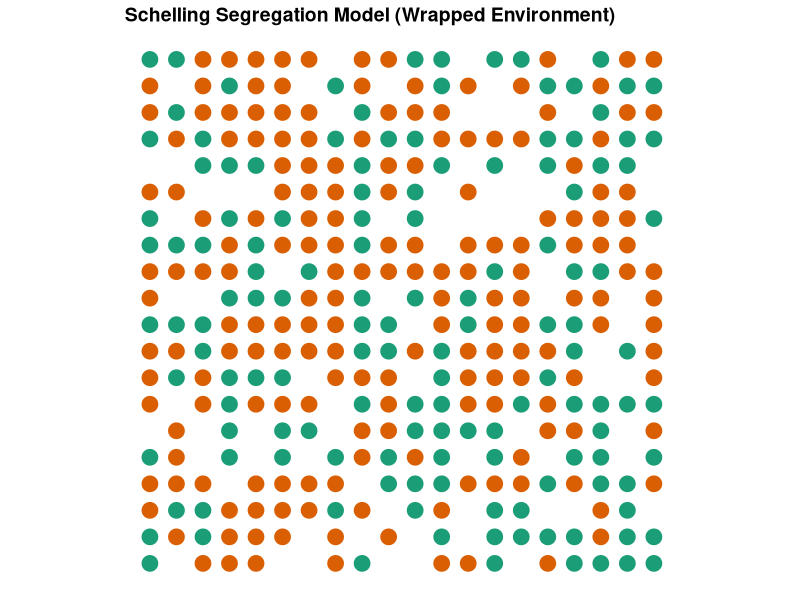
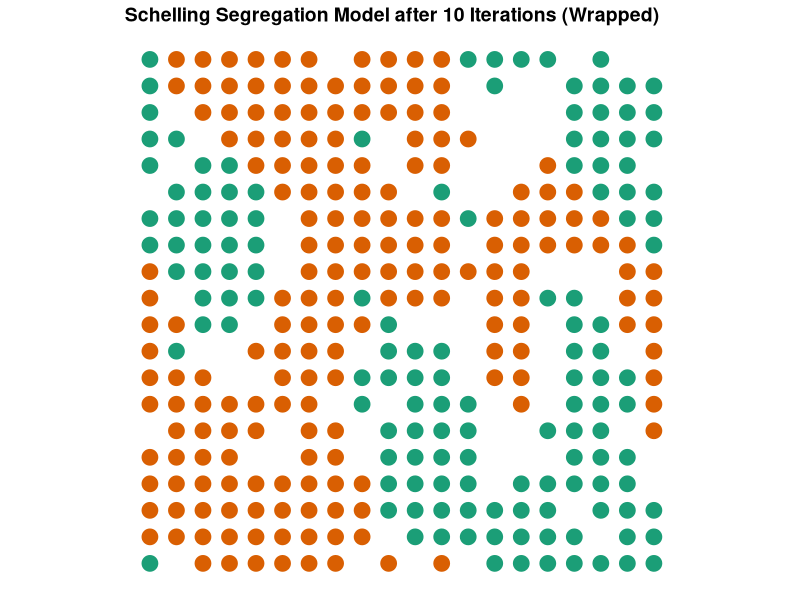
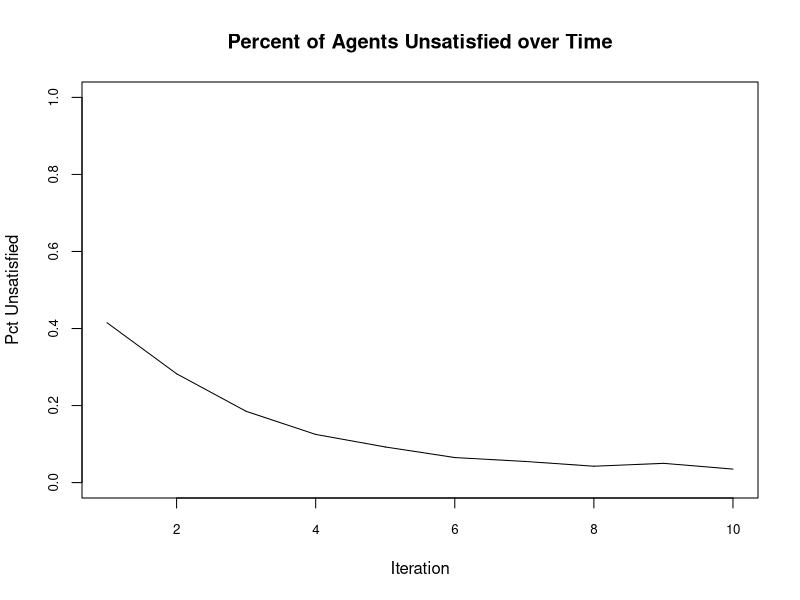
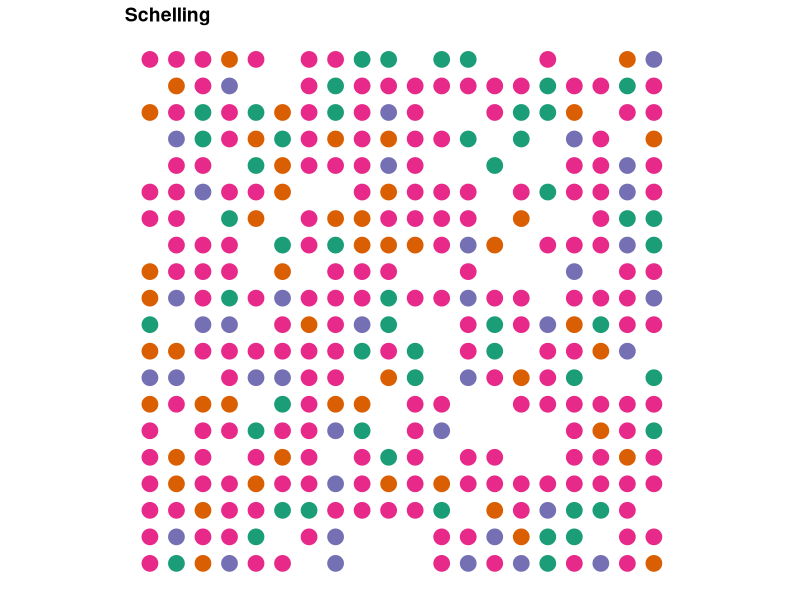

These figures' R source, in order: (Note: a time limit stopped this script after it produced the figures.)
# Schelling Segregation Model with uneven preferences (wrapped universe)
# This first model casts a wrapped universe with variable dimensions, number of races, pct empty, and dominant race
# share
# Iterates allowing the majority and minority races to have different preferences for neighbor homogeneity
# All models based on on David Zimmerman's example at: https://www.r-bloggers.com/agent-based-modelling-with-data-table-or-how-to-model-urban-migration-with-r/

# The first function initiates the Schelling universe, taking a specified grid size, 
# number of races, percent of empty cells, and percent of agents of the dominant race
initiateSchelling_wrapped <- function(dimensions = c(10, 10), n_races = 4, perc_empty = 0.2, perc_maj = .75){
  require(data.table)
  dims <<- dimensions
  races <<- colours()[1:n_races] # create "races" based on colors
  
  # get number of homes (equal to number of cells)
  n_homes = prod(dimensions)
  # calculates the number of agents (cells minus the percent of empty homes)
  count_agents <- floor(n_homes * (1 - perc_empty))
  
  # the characteristics that a home can have -- either empty or a particular race
  races <- c("empty", races)
  # the probabilities of a home having each characteristic: 
  #   probability of a cell being empty, of being occupied by the dominant race conditional on not being empty, 
  #   and of being in a minority race conditional on not being empty
  probabilities <- c(perc_empty, 
                     (1-perc_empty)*perc_maj, 
                     rep((1 - perc_empty - (1-perc_empty)*perc_maj)/(n_races-1), times = n_races-1)
  )
  
  # cast the schelling data.table in the global environment
  schelling <<- data.table(id = 1:prod(dimensions),
                           x = rep(1:dimensions[1], 
                                   dimensions[2]),
                           y = rep(1:dimensions[2], 
                                   each = dimensions[1]),
                           race = sample(x = races, 
                                         size = n_homes, 
                                         prob = probabilities,
                                         replace = TRUE),
                           unsatisfied = rep(NA, prod(dimensions))) # leave this column empty to fill later
}

#Plots the grid
plotSchelling <- function(title){
  require(data.table)
  require(ggplot2)
  require(RColorBrewer)
  # get races to get the right number of colors
  races <- unique(schelling$race)
  
  # find the dimensions of the grid to get the best dot size
  dims <- c(max(schelling$x), max(schelling$y))
  
  # create colors
  # check if there are 3 or fewer races, 
  # RColorBrewer otherwise
  if (length(races) <= 3) {
    colors <- brewer.pal(3, "Dark2")
  } else {
    colors <- brewer.pal(length(races), "Dark2")
  }
  
  # plot the graph  
  p <- ggplot(data = schelling[race != "empty"], 
              aes(x = x, y = y, color = race)) + 
    # resize dots to grid
    geom_point(size = 100/sqrt(prod(dims))) +  
    scale_colour_manual(values = colors) + 
    # theme: mostly blank
    theme_bw() + 
    theme(axis.line = element_blank(),
          axis.text.x = element_blank(),
          axis.text.y = element_blank(),
          axis.ticks = element_blank(),
          axis.title.x = element_blank(),
          axis.title.y = element_blank(),
          legend.position = "none",
          panel.background = element_blank(),
          panel.border = element_blank(),
          panel.grid.major = element_blank(),
          panel.grid.minor = element_blank(),
          plot.background = element_blank(),
          plot.title = element_text(lineheight=3, 
                                    face="bold", 
                                    color="black", 
                                    size=14)) +
    # fix axes to avoid distortion in the picture
    coord_fixed(ratio = 1) + 
    # add the title
    ggtitle(title)
  
  return(p)
}

# For each iteration, each agent checks whether the pct of like neighbors is below their preference threshold
# Moves to empty cell or cell of fellow unsatisfied agent if not
iterate_wrapped <- function(n = 10, dom_sim_threshold = .9, min_sim_threshold = .1){
  require(data.table)
  # subfunction that checks for a given x and y value if the agent is unsatisfied (returns TRUE or FALSE)
  is.unsatisfied_wrapped <- function(x_value, y_value, 
                                     dom_sim_threshold = dom_sim_threshold,
                                     min_sim_threshold = min_sim_threshold){
    # gets the race and id for the agent
    cur_race <- schelling[x == x_value & y == y_value, race]
    cur_id <- schelling[x == x_value & y == y_value, id]
    
    #sub-subfunction to identify agent's neighbors
    select.neighbors <- function(dimensions){
      
      #Identify coordinates of neighbors (adjusts wrapping based on position of agent)
      neighbors <- as.data.frame(matrix(NA, nrow = 8, ncol = 2))
      if(x_value == 1 & y_value == 1){
        neighbors[1,] <- schelling[x == dimensions[1] & y == y_value+1, 2:3]
        neighbors[2,] <- schelling[x == x_value & y == y_value+1, 2:3]
        neighbors[3,] <- schelling[x == x_value+1 & y == y_value+1, 2:3]
        neighbors[4,] <- schelling[x == dimensions[1] & y == y_value, 2:3]
        neighbors[5,] <- schelling[x == x_value+1 & y == y_value, 2:3]
        neighbors[6,] <- schelling[x == dimensions[1] & y == dimensions[2], 2:3]
        neighbors[7,] <- schelling[x == x_value & y == dimensions[2], 2:3]
        neighbors[8,] <- schelling[x == x_value+1 & y == dimensions[2], 2:3]
      }
      if(x_value == 1 & y_value %in% c(2:(dimensions[2]-1))){
        neighbors[1,] <- schelling[x == dimensions[1] & y == y_value+1, 2:3]
        neighbors[2,] <- schelling[x == x_value & y == y_value+1, 2:3]
        neighbors[3,] <- schelling[x == x_value+1 & y == y_value+1, 2:3]
        neighbors[4,] <- schelling[x == dimensions[1] & y == y_value, 2:3]
        neighbors[5,] <- schelling[x == x_value+1 & y == y_value, 2:3]
        neighbors[6,] <- schelling[x == dimensions[1] & y == y_value-1, 2:3]
        neighbors[7,] <- schelling[x == x_value & y == y_value-1, 2:3]
        neighbors[8,] <- schelling[x == x_value+1 & y == y_value-1, 2:3]
      }
      if(x_value == 1 & y_value == dimensions[2]){
        neighbors[1,] <- schelling[x == dimensions[1] & y == 1, 2:3]
        neighbors[2,] <- schelling[x == x_value & y == 1, 2:3]
        neighbors[3,] <- schelling[x == x_value+1 & y == 1, 2:3]
        neighbors[4,] <- schelling[x == dimensions[1] & y == y_value, 2:3]
        neighbors[5,] <- schelling[x == x_value+1 & y == y_value, 2:3]
        neighbors[6,] <- schelling[x == dimensions[1] & y == y_value-1, 2:3]
        neighbors[7,] <- schelling[x == x_value & y == y_value-1, 2:3]
        neighbors[8,] <- schelling[x == x_value+1 & y == y_value-1, 2:3]
      }
      if(x_value %in% c(2:(dimensions[1]-1)) & y_value == 1){
        neighbors[1,] <- schelling[x == x_value-1 & y == y_value+1, 2:3]
        neighbors[2,] <- schelling[x == x_value & y == y_value+1, 2:3]
        neighbors[3,] <- schelling[x == x_value+1 & y == y_value+1, 2:3]
        neighbors[4,] <- schelling[x == x_value-1 & y == y_value, 2:3]
        neighbors[5,] <- schelling[x == x_value+1 & y == y_value, 2:3]
        neighbors[6,] <- schelling[x == x_value-1 & y == dimensions[2], 2:3]
        neighbors[7,] <- schelling[x == x_value & y == dimensions[2], 2:3]
        neighbors[8,] <- schelling[x == x_value+1 & y == dimensions[2], 2:3]
      }
      if(x_value %in% c(2:(dimensions[1]-1)) & y_value %in% c(2:(dimensions[2]-1))){
        neighbors[1,] <- schelling[x == x_value-1 & y == y_value+1, 2:3]
        neighbors[2,] <- schelling[x == x_value & y == y_value+1, 2:3]
        neighbors[3,] <- schelling[x == x_value+1 & y == y_value+1, 2:3]
        neighbors[4,] <- schelling[x == x_value-1 & y == y_value, 2:3]
        neighbors[5,] <- schelling[x == x_value+1 & y == y_value, 2:3]
        neighbors[6,] <- schelling[x == x_value-1 & y == y_value-1, 2:3]
        neighbors[7,] <- schelling[x == x_value & y == y_value-1, 2:3]
        neighbors[8,] <- schelling[x == x_value+1 & y == y_value-1, 2:3] 
      }
      if(x_value %in% c(2:(dimensions[1]-1)) & y_value == dimensions[2]){
        neighbors[1,] <- schelling[x == x_value-1 & y == 1, 2:3]
        neighbors[2,] <- schelling[x == x_value & y == 1, 2:3]
        neighbors[3,] <- schelling[x == x_value+1 & y == 1, 2:3]
        neighbors[4,] <- schelling[x == x_value-1 & y == y_value, 2:3]
        neighbors[5,] <- schelling[x == x_value+1 & y == y_value, 2:3]
        neighbors[6,] <- schelling[x == x_value-1 & y == y_value-1, 2:3]
        neighbors[7,] <- schelling[x == x_value & y == y_value-1, 2:3]
        neighbors[8,] <- schelling[x == x_value+1 & y == y_value-1, 2:3]
      }
      if(x_value == dimensions[1] & y_value == 1){
        neighbors[1,] <- schelling[x == x_value-1 & y == y_value+1, 2:3]
        neighbors[2,] <- schelling[x == x_value & y == y_value+1, 2:3]
        neighbors[3,] <- schelling[x == 1 & y == y_value+1, 2:3]
        neighbors[4,] <- schelling[x == x_value-1 & y == y_value, 2:3]
        neighbors[5,] <- schelling[x == 1 & y == y_value, 2:3]
        neighbors[6,] <- schelling[x == x_value-1 & y == dimensions[2], 2:3]
        neighbors[7,] <- schelling[x == x_value & y == dimensions[2], 2:3]
        neighbors[8,] <- schelling[x == 1 & y == dimensions[2], 2:3]
      }
      if(x_value == dimensions[1] & y_value %in% c(2:(dimensions[2]-1))){
        neighbors[1,] <- schelling[x == x_value-1 & y == y_value+1, 2:3]
        neighbors[2,] <- schelling[x == x_value & y == y_value+1, 2:3]
        neighbors[3,] <- schelling[x == 1 & y == y_value+1, 2:3]
        neighbors[4,] <- schelling[x == x_value-1 & y == y_value, 2:3]
        neighbors[5,] <- schelling[x == 1 & y == y_value, 2:3]
        neighbors[6,] <- schelling[x == x_value-1 & y == y_value-1, 2:3]
        neighbors[7,] <- schelling[x == x_value & y == y_value-1, 2:3]
        neighbors[8,] <- schelling[x == 1 & y == y_value-1, 2:3]
      }
      if(x_value == dimensions[1] & y_value == dimensions[2]){
        neighbors[1,] <- schelling[x == x_value-1 & y == 1, 2:3]
        neighbors[2,] <- schelling[x == x_value & y == 1, 2:3]
        neighbors[3,] <- schelling[x == 1 & y == 1, 2:3]
        neighbors[4,] <- schelling[x == x_value-1 & y == y_value, 2:3]
        neighbors[5,] <- schelling[x == 1 & y == y_value, 2:3]
        neighbors[6,] <- schelling[x == x_value-1 & y == y_value-1, 2:3]
        neighbors[7,] <- schelling[x == x_value & y == y_value-1, 2:3]
        neighbors[8,] <- schelling[x == 1 & y == y_value-1, 2:3]
      }
      names(neighbors) <- c("x","y")
      
      ids <- schelling[x %in% neighbors$x & y %in% neighbors$y, id]
      
      return(ids)
    }
    # checks if the home is empty
    if (cur_race == "empty"){
      return(FALSE) # empty houses can't be unsatisfied
    }else{
      neighbor.ids <- select.neighbors(dimensions = dims)
      
      # counts simliar neighbors
      count_similar <- sum(schelling[id %in% neighbor.ids, 
                                     id != cur_id &
                                       race == cur_race])
      # counts different neighbors
      count_different <- sum(schelling[id %in% neighbor.ids, 
                                       id != cur_id &
                                         race != cur_race & 
                                         race != "empty"])
      
      # calculates the ratio
      ratio <- count_similar/(count_similar + count_different)
      
      # returns TRUE if the ratio is less than or equal to the threshold
      if(cur_race == races[1]){
        return(ratio <= dom_sim_threshold)
      }else{
        return(ratio <= min_sim_threshold)
      }
    }
  }
  
  # creates a ProgressBar
  pb <- txtProgressBar(min = 0, max = 1, style = 3)
  # and tracks time
  t <- Sys.time()
  
  #sets empty vector of ratios
  ratios.unsatisfied <<- c(NULL)
  
  # iterates
  for (iterate in 1:n){
    # fills the boolean vector "unsatisfied" 
    # indicates if the household is unsatisfied 
    schelling[, unsatisfied := is.unsatisfied_wrapped(x_value = x, 
                                                      y_value = y, 
                                                      dom_sim_threshold = dom_sim_threshold,
                                                      min_sim_threshold = min_sim_threshold),
              by = 1:nrow(schelling)]
    #hacky fix for NAs, which appear to happen when the ratio exactly equals the threshold (and should therefore evaluate to satisfied)
    schelling$unsatisfied[is.na(schelling$unsatisfied)] <- FALSE
    
    ratio.unsatisfied <- sum(schelling$unsatisfied)/nrow(schelling)
    ratios.unsatisfied <<- c(ratios.unsatisfied, ratio.unsatisfied)
    
    # move unsatisfied agents to an empty house
    # find the IDs that are empty where agents can migrate to
    emptyIDs <- schelling[race == "empty", id] # finds the id of empty houses
    
    # finds the origin of the agents moving, 
    oldIDs <- schelling[(unsatisfied), id] # origin
    
    # generates new IDs for each household moving
    # note that households can move to the house of other moving agents
    # in this version, agents can (by a small chance) choose to "move" to their 
    # existing home
    newIDs <- sample(x = c(emptyIDs, oldIDs), 
                     size = length(oldIDs), 
                     replace = F) # target
    
    # cast a new data.table showing migration from origin_id to target-id
    transition <- data.table(origin = oldIDs, 
                             oldRace = schelling[id %in% oldIDs, race],
                             target = newIDs)
    
    # move agents to the new homes
    schelling[id %in% transition$origin]$race = "empty"
    schelling[id %in% transition$target]$race = transition$oldRace
    
    # orders and reset schelling
    schelling <<- schelling[order(id)]
    
    # updates the ProgressBar
    setTxtProgressBar(pb, iterate/n)
  }
  close(pb)
  timedif <- Sys.time() - t
  
  # print out statistics for the calculation time
  print(paste0("Time for calculation in seconds: ", round(timedif, 3), " or: ",
               round(n / as.numeric(timedif), 3), " iterations per second"))
  print(ratios.unsatisfied)
  plotSchelling(title = paste0("Schelling Segregation Model after ", n, " Iterations (Wrapped)"))
}

# In this version, everything is the same except unsatisfied agents move to NEAREST AVAILABLE cell
# For each iteration, each agent checks whether the pct of like neighbors is below their preference threshold
# Moves to NEAREST empty cell or cell of fellow unsatisfied agent if not, unless that cell has already been taken (in which case moves to next nearest)

iterate_wrapped_nearest <- function(n = 10, dom_sim_threshold = .9, min_sim_threshold = .1){
  require(data.table)
  # subfunction that checks for a given x and y value if the agent is 
  # unsatisfied (returns TRUE or FALSE)
  is.unsatisfied_wrapped <- function(x_value, y_value, 
                                     dom_sim_threshold = dom_sim_threshold,
                                     min_sim_threshold = min_sim_threshold){
    # gets the race and id for the agent
    cur_race <- schelling[x == x_value & y == y_value, race]
    cur_id <- schelling[x == x_value & y == y_value, id]
    
    #sub-subfunction to identify agent's neighbors
    select.neighbors <- function(dimensions){
      
      #Identify coordinates of neighbors (adjusts wrapping based on position of agent)
      neighbors <- as.data.frame(matrix(NA, nrow = 8, ncol = 2))
      if(x_value == 1 & y_value == 1){
        neighbors[1,] <- schelling[x == dimensions[1] & y == y_value+1, 2:3]
        neighbors[2,] <- schelling[x == x_value & y == y_value+1, 2:3]
        neighbors[3,] <- schelling[x == x_value+1 & y == y_value+1, 2:3]
        neighbors[4,] <- schelling[x == dimensions[1] & y == y_value, 2:3]
        neighbors[5,] <- schelling[x == x_value+1 & y == y_value, 2:3]
        neighbors[6,] <- schelling[x == dimensions[1] & y == dimensions[2], 2:3]
        neighbors[7,] <- schelling[x == x_value & y == dimensions[2], 2:3]
        neighbors[8,] <- schelling[x == x_value+1 & y == dimensions[2], 2:3]
      }
      if(x_value == 1 & y_value %in% c(2:(dimensions[2]-1))){
        neighbors[1,] <- schelling[x == dimensions[1] & y == y_value+1, 2:3]
        neighbors[2,] <- schelling[x == x_value & y == y_value+1, 2:3]
        neighbors[3,] <- schelling[x == x_value+1 & y == y_value+1, 2:3]
        neighbors[4,] <- schelling[x == dimensions[1] & y == y_value, 2:3]
        neighbors[5,] <- schelling[x == x_value+1 & y == y_value, 2:3]
        neighbors[6,] <- schelling[x == dimensions[1] & y == y_value-1, 2:3]
        neighbors[7,] <- schelling[x == x_value & y == y_value-1, 2:3]
        neighbors[8,] <- schelling[x == x_value+1 & y == y_value-1, 2:3]
      }
      if(x_value == 1 & y_value == dimensions[2]){
        neighbors[1,] <- schelling[x == dimensions[1] & y == 1, 2:3]
        neighbors[2,] <- schelling[x == x_value & y == 1, 2:3]
        neighbors[3,] <- schelling[x == x_value+1 & y == 1, 2:3]
        neighbors[4,] <- schelling[x == dimensions[1] & y == y_value, 2:3]
        neighbors[5,] <- schelling[x == x_value+1 & y == y_value, 2:3]
        neighbors[6,] <- schelling[x == dimensions[1] & y == y_value-1, 2:3]
        neighbors[7,] <- schelling[x == x_value & y == y_value-1, 2:3]
        neighbors[8,] <- schelling[x == x_value+1 & y == y_value-1, 2:3]
      }
      if(x_value %in% c(2:(dimensions[1]-1)) & y_value == 1){
        neighbors[1,] <- schelling[x == x_value-1 & y == y_value+1, 2:3]
        neighbors[2,] <- schelling[x == x_value & y == y_value+1, 2:3]
        neighbors[3,] <- schelling[x == x_value+1 & y == y_value+1, 2:3]
        neighbors[4,] <- schelling[x == x_value-1 & y == y_value, 2:3]
        neighbors[5,] <- schelling[x == x_value+1 & y == y_value, 2:3]
        neighbors[6,] <- schelling[x == x_value-1 & y == dimensions[2], 2:3]
        neighbors[7,] <- schelling[x == x_value & y == dimensions[2], 2:3]
        neighbors[8,] <- schelling[x == x_value+1 & y == dimensions[2], 2:3]
      }
      if(x_value %in% c(2:(dimensions[1]-1)) & y_value %in% c(2:(dimensions[2]-1))){
        neighbors[1,] <- schelling[x == x_value-1 & y == y_value+1, 2:3]
        neighbors[2,] <- schelling[x == x_value & y == y_value+1, 2:3]
        neighbors[3,] <- schelling[x == x_value+1 & y == y_value+1, 2:3]
        neighbors[4,] <- schelling[x == x_value-1 & y == y_value, 2:3]
        neighbors[5,] <- schelling[x == x_value+1 & y == y_value, 2:3]
        neighbors[6,] <- schelling[x == x_value-1 & y == y_value-1, 2:3]
        neighbors[7,] <- schelling[x == x_value & y == y_value-1, 2:3]
        neighbors[8,] <- schelling[x == x_value+1 & y == y_value-1, 2:3] 
      }
      if(x_value %in% c(2:(dimensions[1]-1)) & y_value == dimensions[2]){
        neighbors[1,] <- schelling[x == x_value-1 & y == 1, 2:3]
        neighbors[2,] <- schelling[x == x_value & y == 1, 2:3]
        neighbors[3,] <- schelling[x == x_value+1 & y == 1, 2:3]
        neighbors[4,] <- schelling[x == x_value-1 & y == y_value, 2:3]
        neighbors[5,] <- schelling[x == x_value+1 & y == y_value, 2:3]
        neighbors[6,] <- schelling[x == x_value-1 & y == y_value-1, 2:3]
        neighbors[7,] <- schelling[x == x_value & y == y_value-1, 2:3]
        neighbors[8,] <- schelling[x == x_value+1 & y == y_value-1, 2:3]
      }
      if(x_value == dimensions[1] & y_value == 1){
        neighbors[1,] <- schelling[x == x_value-1 & y == y_value+1, 2:3]
        neighbors[2,] <- schelling[x == x_value & y == y_value+1, 2:3]
        neighbors[3,] <- schelling[x == 1 & y == y_value+1, 2:3]
        neighbors[4,] <- schelling[x == x_value-1 & y == y_value, 2:3]
        neighbors[5,] <- schelling[x == 1 & y == y_value, 2:3]
        neighbors[6,] <- schelling[x == x_value-1 & y == dimensions[2], 2:3]
        neighbors[7,] <- schelling[x == x_value & y == dimensions[2], 2:3]
        neighbors[8,] <- schelling[x == 1 & y == dimensions[2], 2:3]
      }
      if(x_value == dimensions[1] & y_value %in% c(2:(dimensions[2]-1))){
        neighbors[1,] <- schelling[x == x_value-1 & y == y_value+1, 2:3]
        neighbors[2,] <- schelling[x == x_value & y == y_value+1, 2:3]
        neighbors[3,] <- schelling[x == 1 & y == y_value+1, 2:3]
        neighbors[4,] <- schelling[x == x_value-1 & y == y_value, 2:3]
        neighbors[5,] <- schelling[x == 1 & y == y_value, 2:3]
        neighbors[6,] <- schelling[x == x_value-1 & y == y_value-1, 2:3]
        neighbors[7,] <- schelling[x == x_value & y == y_value-1, 2:3]
        neighbors[8,] <- schelling[x == 1 & y == y_value-1, 2:3]
      }
      if(x_value == dimensions[1] & y_value == dimensions[2]){
        neighbors[1,] <- schelling[x == x_value-1 & y == 1, 2:3]
        neighbors[2,] <- schelling[x == x_value & y == 1, 2:3]
        neighbors[3,] <- schelling[x == 1 & y == 1, 2:3]
        neighbors[4,] <- schelling[x == x_value-1 & y == y_value, 2:3]
        neighbors[5,] <- schelling[x == 1 & y == y_value, 2:3]
        neighbors[6,] <- schelling[x == x_value-1 & y == y_value-1, 2:3]
        neighbors[7,] <- schelling[x == x_value & y == y_value-1, 2:3]
        neighbors[8,] <- schelling[x == 1 & y == y_value-1, 2:3]
      }
      names(neighbors) <- c("x","y")
      
      ids <- schelling[x %in% neighbors$x & y %in% neighbors$y, id]
      
      return(ids)
    }
    # checks if the home is empty
    if (cur_race == "empty"){
      return(FALSE) # empty houses can't be unsatisfied
    }else{
      neighbor.ids <- select.neighbors(dimensions = dims)
      
      # counts simliar neighbors
      count_similar <- sum(schelling[id %in% neighbor.ids, 
                                     id != cur_id &
                                       race == cur_race])
      # counts different neighbors
      count_different <- sum(schelling[id %in% neighbor.ids, 
                                       id != cur_id &
                                         race != cur_race & 
                                         race != "empty"])
      
      # calculates the ratio
      ratio <- count_similar/(count_similar + count_different)
      
      # returns TRUE if the ratio is less than or equal to the threshold
      if(cur_race == races[1]){
        return(ratio <= dom_sim_threshold)
      }else{
        return(ratio <= min_sim_threshold)
      }
    }
  }
  
  # creates a ProgressBar
  pb <- txtProgressBar(min = 0, max = 1, style = 3)
  # and tracks time
  t <- Sys.time()
  
  #sets empty vector of ratios
  ratios.unsatisfied <<- c(NULL)
  
  # iterates
  for (iterate in 1:n){
    # fills the boolean vector "unsatisfied" 
    # indicates if the household is unsatisfied 
    schelling[, unsatisfied := is.unsatisfied_wrapped(x_value = x, 
                                                      y_value = y, 
                                                      dom_sim_threshold = dom_sim_threshold,
                                                      min_sim_threshold = min_sim_threshold),
              by = 1:nrow(schelling)]
    #hacky fix for NAs, which appear to happen when the ratio exactly equals the threshold (and should therefore evaluate to satisfied)
    schelling$unsatisfied[is.na(schelling$unsatisfied)] <- FALSE
    
    ratio.unsatisfied <- sum(schelling$unsatisfied)/nrow(schelling)
    ratios.unsatisfied <<- c(ratios.unsatisfied, ratio.unsatisfied)
    
    # move unsatisfied agents to an empty house
    # find the IDs that are empty where agents can migrate to
    emptyIDs <- schelling[race == "empty", id] # finds the id of empty houses
    
    usIDs <- schelling[(unsatisfied), id] # finds the origin of the agents moving, 
    
    availIDs <<- sort(c(emptyIDs, usIDs)) # finds available IDs for each household moving
    
    #subfunction to find nearest available cell
    find.nearest <- function(cell, avails){
      distance2 <- c(NULL) #cast empty vector to fill with distances to available cells
      for(i in 1:length(avails)){
        #fill distances vector with squared distance (to keep all values positive) between current cell and each available cell
        distance2[i] <- (schelling[id == cell, x] - schelling[id == avails[i], x])^2 + (schelling[id == cell, y] - schelling[id == avails[i], y])^2
      }
      distance2 <- distance2[which(distance2 > 0)] #drop current cell
      min.id <- which.min(replace(distance2, distance2<=0, NA)) #identify id of closest available cell
      availIDs <<- avails[-which(avails == avails[min.id])] #remove that cell from list of available ids
      return(avails[min.id]) #return id
    }
    
    # cast a new data.table showing migration from origin_id to target-id
    transition <- data.table(origin = usIDs, 
                             oldRace = schelling[id %in% usIDs, race])
    transition[, target := find.nearest(cell = origin, avails = availIDs),
               by = 1:nrow(transition)]
    
    # move agents to the new homes
    schelling[id %in% transition$origin]$race = "empty"
    schelling[id %in% transition$target]$race = transition$oldRace
    
    # orders and reset schelling
    schelling <<- schelling[order(id)]
    
    # updates the ProgressBar
    setTxtProgressBar(pb, iterate/n)
  }
  close(pb)
  timedif <- Sys.time() - t
  
  # print out statistics for the calculation time
  print(paste0("Time for calculation in seconds: ", round(timedif, 3), " or: ",
               round(n / as.numeric(timedif), 3), " iterations per second"))
  print(ratios.unsatisfied)
  plotSchelling(title = paste0("Schelling Segregation Model after ", n, " Iterations (Wrapped)"))
}

# In this version unsatisfied agents move to RANDOM AVAILABLE CELL WITHIN A DISTANCE LIMIT
# Checks to see if each agent is unsatisfied, 
#    limits their available cells to empty and unsatisfied cells within specified number of steps


iterate_wrapped_limit <- function(n = 10, dom_sim_threshold = .5, min_sim_threshold = .5, limit = 8){
  require(data.table)
  # subfunction that checks for a given x and y value if the agent is 
  # unsatisfied (returns TRUE or FALSE)
  is.unsatisfied_wrapped <- function(x_value, y_value, 
                                     dom_sim_threshold = dom_sim_threshold,
                                     min_sim_threshold = min_sim_threshold){
    # gets the race and id for the agent
    cur_race <- schelling[x == x_value & y == y_value, race]
    cur_id <- schelling[x == x_value & y == y_value, id]
    
    #sub-subfunction to identify agent's neighbors
    select.neighbors <- function(dimensions){
      
      #Identify coordinates of neighbors (adjusts wrapping based on position of agent)
      neighbors <- as.data.frame(matrix(NA, nrow = 8, ncol = 2))
      if(x_value == 1 & y_value == 1){
        neighbors[1,] <- schelling[x == dimensions[1] & y == y_value+1, 2:3]
        neighbors[2,] <- schelling[x == x_value & y == y_value+1, 2:3]
        neighbors[3,] <- schelling[x == x_value+1 & y == y_value+1, 2:3]
        neighbors[4,] <- schelling[x == dimensions[1] & y == y_value, 2:3]
        neighbors[5,] <- schelling[x == x_value+1 & y == y_value, 2:3]
        neighbors[6,] <- schelling[x == dimensions[1] & y == dimensions[2], 2:3]
        neighbors[7,] <- schelling[x == x_value & y == dimensions[2], 2:3]
        neighbors[8,] <- schelling[x == x_value+1 & y == dimensions[2], 2:3]
      }
      if(x_value == 1 & y_value %in% c(2:(dimensions[2]-1))){
        neighbors[1,] <- schelling[x == dimensions[1] & y == y_value+1, 2:3]
        neighbors[2,] <- schelling[x == x_value & y == y_value+1, 2:3]
        neighbors[3,] <- schelling[x == x_value+1 & y == y_value+1, 2:3]
        neighbors[4,] <- schelling[x == dimensions[1] & y == y_value, 2:3]
        neighbors[5,] <- schelling[x == x_value+1 & y == y_value, 2:3]
        neighbors[6,] <- schelling[x == dimensions[1] & y == y_value-1, 2:3]
        neighbors[7,] <- schelling[x == x_value & y == y_value-1, 2:3]
        neighbors[8,] <- schelling[x == x_value+1 & y == y_value-1, 2:3]
      }
      if(x_value == 1 & y_value == dimensions[2]){
        neighbors[1,] <- schelling[x == dimensions[1] & y == 1, 2:3]
        neighbors[2,] <- schelling[x == x_value & y == 1, 2:3]
        neighbors[3,] <- schelling[x == x_value+1 & y == 1, 2:3]
        neighbors[4,] <- schelling[x == dimensions[1] & y == y_value, 2:3]
        neighbors[5,] <- schelling[x == x_value+1 & y == y_value, 2:3]
        neighbors[6,] <- schelling[x == dimensions[1] & y == y_value-1, 2:3]
        neighbors[7,] <- schelling[x == x_value & y == y_value-1, 2:3]
        neighbors[8,] <- schelling[x == x_value+1 & y == y_value-1, 2:3]
      }
      if(x_value %in% c(2:(dimensions[1]-1)) & y_value == 1){
        neighbors[1,] <- schelling[x == x_value-1 & y == y_value+1, 2:3]
        neighbors[2,] <- schelling[x == x_value & y == y_value+1, 2:3]
        neighbors[3,] <- schelling[x == x_value+1 & y == y_value+1, 2:3]
        neighbors[4,] <- schelling[x == x_value-1 & y == y_value, 2:3]
        neighbors[5,] <- schelling[x == x_value+1 & y == y_value, 2:3]
        neighbors[6,] <- schelling[x == x_value-1 & y == dimensions[2], 2:3]
        neighbors[7,] <- schelling[x == x_value & y == dimensions[2], 2:3]
        neighbors[8,] <- schelling[x == x_value+1 & y == dimensions[2], 2:3]
      }
      if(x_value %in% c(2:(dimensions[1]-1)) & y_value %in% c(2:(dimensions[2]-1))){
        neighbors[1,] <- schelling[x == x_value-1 & y == y_value+1, 2:3]
        neighbors[2,] <- schelling[x == x_value & y == y_value+1, 2:3]
        neighbors[3,] <- schelling[x == x_value+1 & y == y_value+1, 2:3]
        neighbors[4,] <- schelling[x == x_value-1 & y == y_value, 2:3]
        neighbors[5,] <- schelling[x == x_value+1 & y == y_value, 2:3]
        neighbors[6,] <- schelling[x == x_value-1 & y == y_value-1, 2:3]
        neighbors[7,] <- schelling[x == x_value & y == y_value-1, 2:3]
        neighbors[8,] <- schelling[x == x_value+1 & y == y_value-1, 2:3] 
      }
      if(x_value %in% c(2:(dimensions[1]-1)) & y_value == dimensions[2]){
        neighbors[1,] <- schelling[x == x_value-1 & y == 1, 2:3]
        neighbors[2,] <- schelling[x == x_value & y == 1, 2:3]
        neighbors[3,] <- schelling[x == x_value+1 & y == 1, 2:3]
        neighbors[4,] <- schelling[x == x_value-1 & y == y_value, 2:3]
        neighbors[5,] <- schelling[x == x_value+1 & y == y_value, 2:3]
        neighbors[6,] <- schelling[x == x_value-1 & y == y_value-1, 2:3]
        neighbors[7,] <- schelling[x == x_value & y == y_value-1, 2:3]
        neighbors[8,] <- schelling[x == x_value+1 & y == y_value-1, 2:3]
      }
      if(x_value == dimensions[1] & y_value == 1){
        neighbors[1,] <- schelling[x == x_value-1 & y == y_value+1, 2:3]
        neighbors[2,] <- schelling[x == x_value & y == y_value+1, 2:3]
        neighbors[3,] <- schelling[x == 1 & y == y_value+1, 2:3]
        neighbors[4,] <- schelling[x == x_value-1 & y == y_value, 2:3]
        neighbors[5,] <- schelling[x == 1 & y == y_value, 2:3]
        neighbors[6,] <- schelling[x == x_value-1 & y == dimensions[2], 2:3]
        neighbors[7,] <- schelling[x == x_value & y == dimensions[2], 2:3]
        neighbors[8,] <- schelling[x == 1 & y == dimensions[2], 2:3]
      }
      if(x_value == dimensions[1] & y_value %in% c(2:(dimensions[2]-1))){
        neighbors[1,] <- schelling[x == x_value-1 & y == y_value+1, 2:3]
        neighbors[2,] <- schelling[x == x_value & y == y_value+1, 2:3]
        neighbors[3,] <- schelling[x == 1 & y == y_value+1, 2:3]
        neighbors[4,] <- schelling[x == x_value-1 & y == y_value, 2:3]
        neighbors[5,] <- schelling[x == 1 & y == y_value, 2:3]
        neighbors[6,] <- schelling[x == x_value-1 & y == y_value-1, 2:3]
        neighbors[7,] <- schelling[x == x_value & y == y_value-1, 2:3]
        neighbors[8,] <- schelling[x == 1 & y == y_value-1, 2:3]
      }
      if(x_value == dimensions[1] & y_value == dimensions[2]){
        neighbors[1,] <- schelling[x == x_value-1 & y == 1, 2:3]
        neighbors[2,] <- schelling[x == x_value & y == 1, 2:3]
        neighbors[3,] <- schelling[x == 1 & y == 1, 2:3]
        neighbors[4,] <- schelling[x == x_value-1 & y == y_value, 2:3]
        neighbors[5,] <- schelling[x == 1 & y == y_value, 2:3]
        neighbors[6,] <- schelling[x == x_value-1 & y == y_value-1, 2:3]
        neighbors[7,] <- schelling[x == x_value & y == y_value-1, 2:3]
        neighbors[8,] <- schelling[x == 1 & y == y_value-1, 2:3]
      }
      names(neighbors) <- c("x","y")
      
      ids <- schelling[x %in% neighbors$x & y %in% neighbors$y, id]
      
      return(ids)
    }
    # checks if the home is empty
    if (cur_race == "empty"){
      return(FALSE) # empty houses can't be unsatisfied
    }else{
      neighbor.ids <- select.neighbors(dimensions = dims)
      
      # counts simliar neighbors
      count_similar <- sum(schelling[id %in% neighbor.ids, 
                                     id != cur_id &
                                       race == cur_race])
      # counts different neighbors
      count_different <- sum(schelling[id %in% neighbor.ids, 
                                       id != cur_id &
                                         race != cur_race & 
                                         race != "empty"])
      
      # calculates the ratio
      ratio <- count_similar/(count_similar + count_different)
      
      # returns TRUE if the ratio is less than or equal to the threshold
      if(cur_race == races[1]){
        return(ratio <= dom_sim_threshold)
      }else{
        return(ratio <= min_sim_threshold)
      }
    }
  }
  
  # creates a ProgressBar
  pb <- txtProgressBar(min = 0, max = 1, style = 3)
  # and tracks time
  t <- Sys.time()
  
  #sets empty vector of ratios
  ratios.unsatisfied <<- c(NULL)
  
  # iterates
  for (iterate in 1:n){
    # fills the boolean vector "unsatisfied" 
    # indicates if the household is unsatisfied 
    schelling[, unsatisfied := is.unsatisfied_wrapped(x_value = x, 
                                                      y_value = y, 
                                                      dom_sim_threshold = dom_sim_threshold,
                                                      min_sim_threshold = min_sim_threshold),
              by = 1:nrow(schelling)]
    #hacky fix for NAs, which appear to happen when the ratio exactly equals the threshold (and should therefore evaluate to satisfied)
    schelling$unsatisfied[is.na(schelling$unsatisfied)] <- FALSE
    
    ratio.unsatisfied <- sum(schelling$unsatisfied)/nrow(schelling)
    ratios.unsatisfied <<- c(ratios.unsatisfied, ratio.unsatisfied)
    
    # move unsatisfied agents to an empty house
    # find the IDs that are empty where agents can migrate to
    emptyIDs <- schelling[race == "empty", id] # finds the id of empty houses
    
    usIDs <- schelling[(unsatisfied), id] # finds the origin of the agents moving
    
    availIDs <<- sort(c(emptyIDs, usIDs)) # finds available IDs for each household moving
    
    #subfunction to find available cells within specified distance limit
    find.available <- function(cell, avails, lim){
      distance <- c(NULL) #cast empty vector to fill with distances to available cells
      for(i in 1:length(avails)){
        #fill distances vector with absolute values of distance (to keep all values positive) between current cell and each available cell
        distance[i] <- abs(schelling[id == cell, x] - schelling[id == avails[i], x]) + abs(schelling[id == cell, y] - schelling[id == avails[i], y])
      }
      a <- as.data.frame(cbind(avails, distance)) #specify distance from current cell to each available cell
      options <- with(a, avails[distance > 0 & distance <= lim]) #pare down options to cells less than or equal to limited number of moves
      if(length(options >= 1)){
        target.id <- sample(options, size = 1)
      }else{target.id <- cell}
      availIDs <<- avails[-which(avails == target.id)]
      return(avails[which(avails == target.id)])
    }
    
    # cast a new data.table showing migration from origin_id to target-id
    transition <- data.table(origin = usIDs, 
                             oldRace = schelling[id %in% usIDs, race])
    transition[, target := find.available(cell = origin, avails = availIDs, lim = limit),
               by = 1:nrow(transition)]
    
    # move agents to the new homes
    schelling[id %in% transition$origin]$race = "empty"
    schelling[id %in% transition$target]$race = transition$oldRace
    
    # orders and reset schelling
    schelling <<- schelling[order(id)]
    
    # updates the ProgressBar
    setTxtProgressBar(pb, iterate/n)
  }
  close(pb)
  timedif <- Sys.time() - t
  
  # print out statistics for the calculation time
  print(paste0("Time for calculation in seconds: ", round(timedif, 3), " or: ",
               round(n / as.numeric(timedif), 3), " iterations per second"))
  print(ratios.unsatisfied)
  plotSchelling(title = paste0("Schelling Segregation Model after ", n, " Iterations (Wrapped)"))
}

#Test it out: Base
initiateSchelling_wrapped(dimensions = c(20,20), n_races = 2, perc_empty = .2, perc_maj = .6)
plotSchelling(title = "Schelling Segregation Model (Wrapped Environment)")
iterate_wrapped(n = 10, dom_sim_threshold = .5, min_sim_threshold = .5)

#Plot pct satisfied over time
for(i in 1:length(ratios.unsatisfied)){
  if(i==1){
    plot(-100, -100, xlim=c(1,10), ylim=c(0,1), 
         ylab="Pct Unsatisfied", 
         xlab="Iteration", 
         main = "Percent of Agents Unsatisfied over Time",
         type="n", cex.axis=0.8)
  }else{
    segments(i-1, ratios.unsatisfied[i-1], i, ratios.unsatisfied[i], col="black", lwd=1)
  }
}

#Test it out: Nearest
initiateSchelling_wrapped(dimensions = c(20,20), n_races = 4, perc_maj = .6)
plotSchelling(title = "Schelling")
iterate_wrapped_nearest(dom_sim_threshold = .8, min_sim_threshold = .3)

#Plot pct unsatisfied over time
for(i in 1:length(ratios.unsatisfied)){
  if(i==1){
    plot(-100, -100, xlim=c(1,10), ylim=c(0,1), 
         ylab="Pct Unsatisfied", 
         xlab="Iteration", 
         main = "Percent of Agents Unsatisfied over Time",
         type="n", cex.axis=0.8)
  }else{
    segments(i-1, ratios.unsatisfied[i-1], i, ratios.unsatisfied[i], col="black", lwd=1)
  }
}

#Test it out: Distance limits
initiateSchelling_wrapped(dimensions = c(20,20), n_races = 2, perc_maj = .7)
plotSchelling(title = "Schelling")
iterate_wrapped_limit(dom_sim_threshold = .5, min_sim_threshold = .5, limit = 4)

#Plot pct unsatisfied over time
for(i in 1:length(ratios.unsatisfied)){
  if(i==1){
    plot(-100, -100, xlim=c(1,10), ylim=c(0,1), 
         ylab="Pct Unsatisfied", 
         xlab="Iteration", 
         main = "Percent of Agents Unsatisfied over Time",
         type="n", cex.axis=0.8)
  }else{
    segments(i-1, ratios.unsatisfied[i-1], i, ratios.unsatisfied[i], col="black", lwd=1)
  }
}
